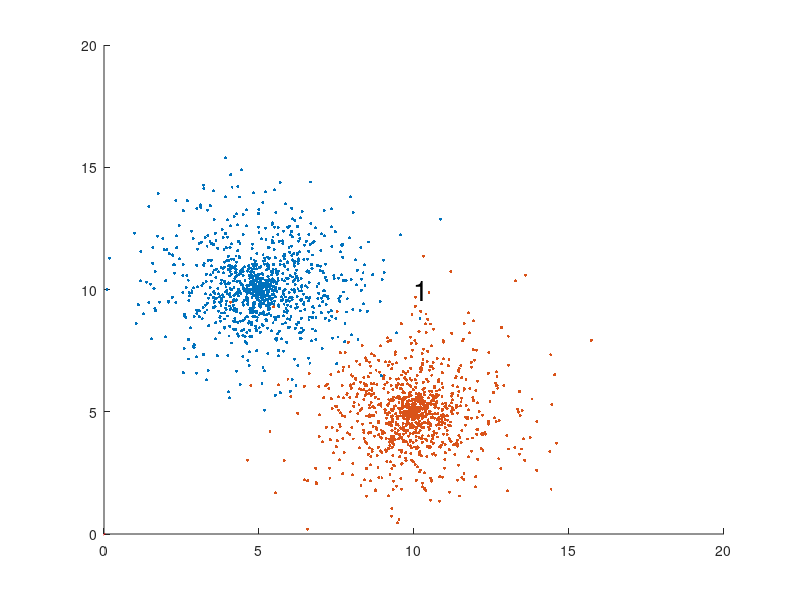

MATLAB code for this plot: (Note: this script raises an error after producing the figure.)
close all;
clc;

r=normrnd(0,2,[2000,1]);
theta=2*pi*rand([2000,1]);
sampleSize=100;
delay=0.05;

p=zeros([2000,3]);
p(1001:2000,3)=1;

%First cluster centred on point (5,10)
p(1:1000)=5+r(1:1000).*cos(theta(1:1000));
p(1:1000,2)=10+r(1:1000).*sin(theta(1:1000));

%Second cluster centred on point (10,5)
p(1001:2000)=10+r(1001:2000).*cos(theta(1001:2000));
p(1001:2000,2)=5+r(1001:2000).*sin(theta(1001:2000));

% Select random points for training
sp=randi([1,2000],sampleSize,1);

% Set initial weights and bias
w1=0.5;
w2=0.5;
b=0;

%Training%

for i=1:25

    % Calculate the output based on the set weights and bias
    y=w1*p(sp(i),1)+w2*p(sp(i),2)+b;
    
    % Limit the output to 1 or 0 since this is a classification problem
    if y<0
        y=0;
    else
        y=1;
    end
    
    % Calcuate the error and update weights and bias based on the error
    e=p(sp(i),3)-y;
    
    % Perceptron update rule
    w1=w1+e*p(sp(i),1);
    w2=w2+e*p(sp(i),2);
    b=b+e;
    
    pause(delay);
    clf;
    
    % Draw a line seperating the clusters based on the weights and bias
    input=linspace(0,20);
    output=(-b-(w1*input))/w2;
    
    hold on;
    xlim([0 20])
    ylim([0 20])
    text(10,10,int2str(i),'FontSize',20)
    scatter(p(1:1000),p(1:1000,2),5,'filled','blue')
    scatter(p(1001:2000),p(1001:2000,2),5,'filled','black')
    plot(input,output,'red','LineWidth',2)

    % Save plots in a Gif
    frame = getframe(1);
    im = frame2im(frame);
    [imind,cm] = rgb2ind(im,256);
    if i == 1
        imwrite(imind,cm,"perceptron.gif",'gif', 'Loopcount',inf);
    else
        imwrite(imind,cm,"perceptron.gif",'gif','WriteMode','append');
    end
    
end










